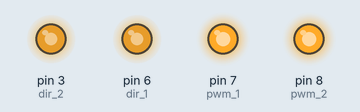
Simulated run of this sketch. Board: Arduino Uno, built with avr-gcc and run on an emulated ATmega328P. Parts: output pins drawn as LEDs (lit = HIGH).

Above: at 0.05 s.
At 0.2 s:
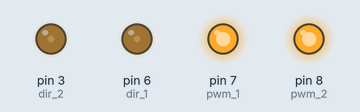
Timing chart, 0 to 3.0 s (numbered marks = the images above):
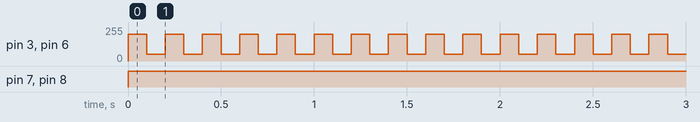

The sketch:

driver_test.ino
```cpp
#define pwm_2 8
#define pwm_1 7
#define dir_2 3
#define dir_1 6
void setup() {
pinMode(pwm_2, OUTPUT);
pinMode(pwm_1, OUTPUT);
pinMode(dir_1, OUTPUT);
pinMode(dir_2, OUTPUT);
Serial.begin(9600);
//Serial.println(&quot;DIR&quot;);
}
void loop() {
digitalWrite(pwm_1,HIGH);
digitalWrite(pwm_2,HIGH);
analogWrite(dir_1,200);
analogWrite(dir_2,200);
delay(100);
analogWrite(dir_1,50);
analogWrite(dir_2,50);
delay(100);
}
```

Measured:
- by itself, pin 3 (dir_2), pin 6 (dir_1): alternates 200/255 for 0.10 s and 50/255 for 0.10 s
- by itself, pin 7 (pwm_1), pin 8 (pwm_2): LOW → HIGH at 0.00 s
